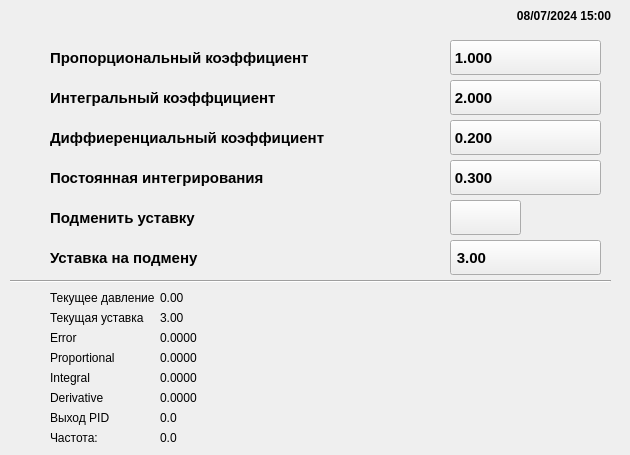
     <widget class="QWidget" name="Settings_Engineering_Menu_PID_Registration_Settings_page">
      <widget class="QLabel" name="engineering_menu_pid_registration_settings_time_label">
       <property name="geometry">
        <rect>
         <x>480</x>
         <y>0</y>
         <width>141</width>
         <height>31</height>
        </rect>
       </property>
       <property name="font">
        <font>
         <family>Arial</family>
         <pointsize>9</pointsize>
         <weight>75</weight>
         <bold>true</bold>
        </font>
       </property>
       <property name="text">
        <string>08/07/2024 15:00   </string>
       </property>
       <property name="alignment">
        <set>Qt::AlignRight|Qt::AlignTrailing|Qt::AlignVCenter</set>
       </property>
      </widget>
      <widget class="QLabel" name="engineering_menu_pid_registration_settings_icon_label_1">
       <property name="geometry">
        <rect>
         <x>10</x>
         <y>40</y>
         <width>40</width>
         <height>35</height>
        </rect>
       </property>
       <property name="text">
        <string/>
       </property>
      </widget>
      <widget class="QLabel" name="engineering_menu_pid_registration_settings_icon_label_2">
       <property name="geometry">
        <rect>
         <x>10</x>
         <y>80</y>
         <width>40</width>
         <height>35</height>
        </rect>
       </property>
       <property name="text">
        <string/>
       </property>
      </widget>
      <widget class="QLabel" name="engineering_menu_pid_registration_settings_icon_label_3">
       <property name="geometry">
        <rect>
         <x>10</x>
         <y>120</y>
         <width>40</width>
         <height>35</height>
        </rect>
       </property>
       <property name="text">
        <string/>
       </property>
      </widget>
      <widget class="QLabel" name="engineering_menu_pid_registration_settings_icon_label_4">
       <property name="geometry">
        <rect>
         <x>10</x>
         <y>160</y>
         <width>40</width>
         <height>35</height>
        </rect>
       </property>
       <property name="text">
        <string/>
       </property>
      </widget>
      <widget class="QLabel" name="engineering_menu_pid_registration_settings_icon_label_5">
       <property name="geometry">
        <rect>
         <x>10</x>
         <y>200</y>
         <width>40</width>
         <height>35</height>
        </rect>
       </property>
       <property name="text">
        <string/>
       </property>
      </widget>
      <widget class="QLabel" name="engineering_menu_pid_registration_settings_icon_label_6">
       <property name="geometry">
        <rect>
         <x>10</x>
         <y>240</y>
         <width>40</width>
         <height>35</height>
        </rect>
       </property>
       <property name="text">
        <string/>
       </property>
      </widget>
      <widget class="QLabel" name="label_227">
       <property name="geometry">
        <rect>
         <x>50</x>
         <y>40</y>
         <width>331</width>
         <height>35</height>
        </rect>
       </property>
       <property name="font">
        <font>
         <family>Arial</family>
         <pointsize>11</pointsize>
         <weight>75</weight>
         <bold>true</bold>
        </font>
       </property>
       <property name="text">
        <string>Пропорциональный коэффициент</string>
       </property>
      </widget>
      <widget class="QLabel" name="label_228">
       <property name="geometry">
        <rect>
         <x>50</x>
         <y>80</y>
         <width>331</width>
         <height>35</height>
        </rect>
       </property>
       <property name="font">
        <font>
         <family>Arial</family>
         <pointsize>11</pointsize>
         <weight>75</weight>
         <bold>true</bold>
        </font>
       </property>
       <property name="text">
        <string>Интегральный коэффцициент</string>
       </property>
      </widget>
      <widget class="QLabel" name="label_229">
       <property name="geometry">
        <rect>
         <x>50</x>
         <y>120</y>
         <width>331</width>
         <height>35</height>
        </rect>
       </property>
       <property name="font">
        <font>
         <family>Arial</family>
         <pointsize>11</pointsize>
         <weight>75</weight>
         <bold>true</bold>
        </font>
       </property>
       <property name="text">
        <string>Диффиеренциальный коэффициент</string>
       </property>
      </widget>
      <widget class="QLabel" name="label_230">
       <property name="geometry">
        <rect>
         <x>50</x>
         <y>160</y>
         <width>331</width>
         <height>35</height>
        </rect>
       </property>
       <property name="font">
        <font>
         <family>Arial</family>
         <pointsize>11</pointsize>
         <weight>75</weight>
         <bold>true</bold>
        </font>
       </property>
       <property name="text">
        <string>Постоянная интегрирования</string>
       </property>
      </widget>
      <widget class="QLabel" name="label_231">
       <property name="geometry">
        <rect>
         <x>50</x>
         <y>200</y>
         <width>331</width>
         <height>35</height>
        </rect>
       </property>
       <property name="font">
        <font>
         <family>Arial</family>
         <pointsize>11</pointsize>
         <weight>75</weight>
         <bold>true</bold>
        </font>
       </property>
       <property name="text">
        <string>Подменить уставку</string>
       </property>
      </widget>
      <widget class="QLabel" name="label_232">
       <property name="geometry">
        <rect>
         <x>50</x>
         <y>240</y>
         <width>331</width>
         <height>35</height>
        </rect>
       </property>
       <property name="font">
        <font>
         <family>Arial</family>
         <pointsize>11</pointsize>
         <weight>75</weight>
         <bold>true</bold>
        </font>
       </property>
       <property name="text">
        <string>Уставка на подмену</string>
       </property>
      </widget>
      <widget class="QPushButton" name="engineering_menu_pid_registration_settings_ustavka_for_change_pushButton">
       <property name="geometry">
        <rect>
         <x>450</x>
         <y>240</y>
         <width>151</width>
         <height>35</height>
        </rect>
       </property>
       <property name="font">
        <font>
         <family>Arial</family>
         <pointsize>11</pointsize>
         <weight>75</weight>
         <bold>true</bold>
        </font>
       </property>
       <property name="text">
        <string>3.00                          </string>
       </property>
      </widget>
      <widget class="QPushButton" name="engineering_menu_pid_registration_settings_ustavka_change_pushButton">
       <property name="geometry">
        <rect>
         <x>450</x>
         <y>200</y>
         <width>71</width>
         <height>35</height>
        </rect>
       </property>
       <property name="font">
        <font>
         <family>Arial</family>
         <pointsize>11</pointsize>
         <weight>75</weight>
         <bold>true</bold>
        </font>
       </property>
       <property name="text">
        <string/>
       </property>
      </widget>
      <widget class="QPushButton" name="engineering_menu_pid_registration_settings_constant_of_integration_pushButton">
       <property name="geometry">
        <rect>
         <x>450</x>
         <y>160</y>
         <width>151</width>
         <height>35</height>
        </rect>
       </property>
       <property name="font">
        <font>
         <family>Arial</family>
         <pointsize>11</pointsize>
         <weight>75</weight>
         <bold>true</bold>
        </font>
       </property>
       <property name="text">
        <string>0.300                         </string>
       </property>
      </widget>
      <widget class="QPushButton" name="engineering_menu_pid_registration_settings_differential_coefficient_pushButton">
       <property name="geometry">
        <rect>
         <x>450</x>
         <y>120</y>
         <width>151</width>
         <height>35</height>
        </rect>
       </property>
       <property name="font">
        <font>
         <family>Arial</family>
         <pointsize>11</pointsize>
         <weight>75</weight>
         <bold>true</bold>
        </font>
       </property>
       <property name="text">
        <string>0.200                         </string>
       </property>
      </widget>
      <widget class="QPushButton" name="engineering_menu_pid_registration_settings_integral_coefficient_pushButton">
       <property name="geometry">
        <rect>
         <x>450</x>
         <y>80</y>
         <width>151</width>
         <height>35</height>
        </rect>
       </property>
       <property name="font">
        <font>
         <family>Arial</family>
         <pointsize>11</pointsize>
         <weight>75</weight>
         <bold>true</bold>
        </font>
       </property>
       <property name="text">
        <string>2.000                         </string>
       </property>
      </widget>
      <widget class="QPushButton" name="engineering_menu_pid_registration_settings_proportional_coefficient_pushButton">
       <property name="geometry">
        <rect>
         <x>450</x>
         <y>40</y>
         <width>151</width>
         <height>35</height>
        </rect>
       </property>
       <property name="font">
        <font>
         <family>Arial</family>
         <pointsize>11</pointsize>
         <weight>75</weight>
         <bold>true</bold>
        </font>
       </property>
       <property name="text">
        <string>1.000                         </string>
       </property>
      </widget>
      <widget class="QLabel" name="shield_64_label">
       <property name="geometry">
        <rect>
         <x>410</x>
         <y>40</y>
         <width>40</width>
         <height>35</height>
        </rect>
       </property>
       <property name="text">
        <string/>
       </property>
      </widget>
      <widget class="QLabel" name="shield_65_label">
       <property name="geometry">
        <rect>
         <x>410</x>
         <y>80</y>
         <width>40</width>
         <height>35</height>
        </rect>
       </property>
       <property name="text">
        <string/>
       </property>
      </widget>
      <widget class="QLabel" name="shield_66_label">
       <property name="geometry">
        <rect>
         <x>410</x>
         <y>120</y>
         <width>40</width>
         <height>35</height>
        </rect>
       </property>
       <property name="text">
        <string/>
       </property>
      </widget>
      <widget class="QLabel" name="shield_67_label">
       <property name="geometry">
        <rect>
         <x>410</x>
         <y>160</y>
         <width>40</width>
         <height>35</height>
        </rect>
       </property>
       <property name="text">
        <string/>
       </property>
      </widget>
      <widget class="QLabel" name="shield_68_label">
       <property name="geometry">
        <rect>
         <x>410</x>
         <y>200</y>
         <width>40</width>
         <height>35</height>
        </rect>
       </property>
       <property name="text">
        <string/>
       </property>
      </widget>
      <widget class="QLabel" name="shield_69_label">
       <property name="geometry">
        <rect>
         <x>410</x>
         <y>240</y>
         <width>40</width>
         <height>35</height>
        </rect>
       </property>
       <property name="text">
        <string/>
       </property>
      </widget>
      <widget class="Line" name="engineering_menu_pid_registration_settings_line_1">
       <property name="geometry">
        <rect>
         <x>10</x>
         <y>280</y>
         <width>601</width>
         <height>2</height>
        </rect>
       </property>
       <property name="frameShadow">
        <enum>QFrame::Sunken</enum>
       </property>
       <property name="orientation">
        <enum>Qt::Horizontal</enum>
       </property>
      </widget>
      <widget class="QLabel" name="engineering_menu_pid_registration_settings_icon_label_7">
       <property name="geometry">
        <rect>
         <x>10</x>
         <y>290</y>
         <width>40</width>
         <height>35</height>
        </rect>
       </property>
       <property name="text">
        <string/>
       </property>
      </widget>
      <widget class="QLabel" name="engineering_menu_pid_registration_settings_icon_label_8">
       <property name="geometry">
        <rect>
         <x>10</x>
         <y>350</y>
         <width>40</width>
         <height>56</height>
        </rect>
       </property>
       <property name="text">
        <string/>
       </property>
      </widget>
      <widget class="QLabel" name="label_235">
       <property name="geometry">
        <rect>
         <x>50</x>
         <y>290</y>
         <width>111</width>
         <height>16</height>
        </rect>
       </property>
       <property name="font">
        <font>
         <family>Arial</family>
         <pointsize>9</pointsize>
        </font>
       </property>
       <property name="text">
        <string>Текущее давление</string>
       </property>
      </widget>
      <widget class="QLabel" name="label_236">
       <property name="geometry">
        <rect>
         <x>50</x>
         <y>310</y>
         <width>111</width>
         <height>16</height>
        </rect>
       </property>
       <property name="font">
        <font>
         <family>Arial</family>
         <pointsize>9</pointsize>
        </font>
       </property>
       <property name="text">
        <string>Текущая уставка</string>
       </property>
      </widget>
      <widget class="QLabel" name="label_237">
       <property name="geometry">
        <rect>
         <x>50</x>
         <y>330</y>
         <width>111</width>
         <height>16</height>
        </rect>
       </property>
       <property name="font">
        <font>
         <family>Arial</family>
         <pointsize>9</pointsize>
        </font>
       </property>
       <property name="text">
        <string>Error</string>
       </property>
      </widget>
      <widget class="QLabel" name="label_238">
       <property name="geometry">
        <rect>
         <x>50</x>
         <y>350</y>
         <width>111</width>
         <height>16</height>
        </rect>
       </property>
       <property name="font">
        <font>
         <family>Arial</family>
         <pointsize>9</pointsize>
        </font>
       </property>
       <property name="text">
        <string>Proportional</string>
       </property>
      </widget>
      <widget class="QLabel" name="label_239">
       <property name="geometry">
        <rect>
         <x>50</x>
         <y>370</y>
         <width>111</width>
         <height>16</height>
        </rect>
       </property>
       <property name="font">
        <font>
         <family>Arial</family>
         <pointsize>9</pointsize>
        </font>
       </property>
       <property name="text">
        <string>Integral</string>
       </property>
      </widget>
      <widget class="QLabel" name="label_240">
       <property name="geometry">
        <rect>
         <x>50</x>
         <y>390</y>
         <width>111</width>
         <height>16</height>
        </rect>
       </property>
       <property name="font">
        <font>
         <family>Arial</family>
         <pointsize>9</pointsize>
        </font>
       </property>
       <property name="text">
        <string>Derivative</string>
       </property>
      </widget>
      <widget class="QLabel" name="label_241">
       <property name="geometry">
        <rect>
         <x>50</x>
         <y>410</y>
         <width>111</width>
         <height>16</height>
        </rect>
       </property>
       <property name="font">
        <font>
         <family>Arial</family>
         <pointsize>9</pointsize>
        </font>
       </property>
       <property name="text">
        <string>Выход PID</string>
       </property>
      </widget>
      <widget class="QLabel" name="label_242">
       <property name="geometry">
        <rect>
         <x>50</x>
         <y>430</y>
         <width>111</width>
         <height>16</height>
        </rect>
       </property>
       <property name="font">
        <font>
         <family>Arial</family>
         <pointsize>9</pointsize>
        </font>
       </property>
       <property name="text">
        <string>Частота:</string>
       </property>
      </widget>
      <widget class="QLabel" name="label_243">
       <property name="geometry">
        <rect>
         <x>160</x>
         <y>430</y>
         <width>61</width>
         <height>16</height>
        </rect>
       </property>
       <property name="font">
        <font>
         <family>Arial</family>
         <pointsize>9</pointsize>
        </font>
       </property>
       <property name="text">
        <string>0.0</string>
       </property>
      </widget>
      <widget class="QLabel" name="label_244">
       <property name="geometry">
        <rect>
         <x>160</x>
         <y>410</y>
         <width>61</width>
         <height>16</height>
        </rect>
       </property>
       <property name="font">
        <font>
         <family>Arial</family>
         <pointsize>9</pointsize>
        </font>
       </property>
       <property name="text">
        <string>0.0</string>
       </property>
      </widget>
      <widget class="QLabel" name="label_245">
       <property name="geometry">
        <rect>
         <x>160</x>
         <y>390</y>
         <width>61</width>
         <height>16</height>
        </rect>
       </property>
       <property name="font">
        <font>
         <family>Arial</family>
         <pointsize>9</pointsize>
        </font>
       </property>
       <property name="text">
        <string>0.0000</string>
       </property>
      </widget>
      <widget class="QLabel" name="label_246">
       <property name="geometry">
        <rect>
         <x>160</x>
         <y>370</y>
         <width>61</width>
         <height>16</height>
        </rect>
       </property>
       <property name="font">
        <font>
         <family>Arial</family>
         <pointsize>9</pointsize>
        </font>
       </property>
       <property name="text">
        <string>0.0000</string>
       </property>
      </widget>
      <widget class="QLabel" name="label_247">
       <property name="geometry">
        <rect>
         <x>160</x>
         <y>350</y>
         <width>61</width>
         <height>16</height>
        </rect>
       </property>
       <property name="font">
        <font>
         <family>Arial</family>
         <pointsize>9</pointsize>
        </font>
       </property>
       <property name="text">
        <string>0.0000</string>
       </property>
      </widget>
      <widget class="QLabel" name="label_248">
       <property name="geometry">
        <rect>
         <x>160</x>
         <y>330</y>
         <width>61</width>
         <height>16</height>
        </rect>
       </property>
       <property name="font">
        <font>
         <family>Arial</family>
         <pointsize>9</pointsize>
        </font>
       </property>
       <property name="text">
        <string>0.0000</string>
       </property>
      </widget>
      <widget class="QLabel" name="label_249">
       <property name="geometry">
        <rect>
         <x>160</x>
         <y>310</y>
         <width>61</width>
         <height>16</height>
        </rect>
       </property>
       <property name="font">
        <font>
         <family>Arial</family>
         <pointsize>9</pointsize>
        </font>
       </property>
       <property name="text">
        <string>3.00</string>
       </property>
      </widget>
      <widget class="QLabel" name="label_250">
       <property name="geometry">
        <rect>
         <x>160</x>
         <y>290</y>
         <width>61</width>
         <height>16</height>
        </rect>
       </property>
       <property name="font">
        <font>
         <family>Arial</family>
         <pointsize>9</pointsize>
        </font>
       </property>
       <property name="text">
        <string>0.00</string>
       </property>
      </widget>
     </widget>
